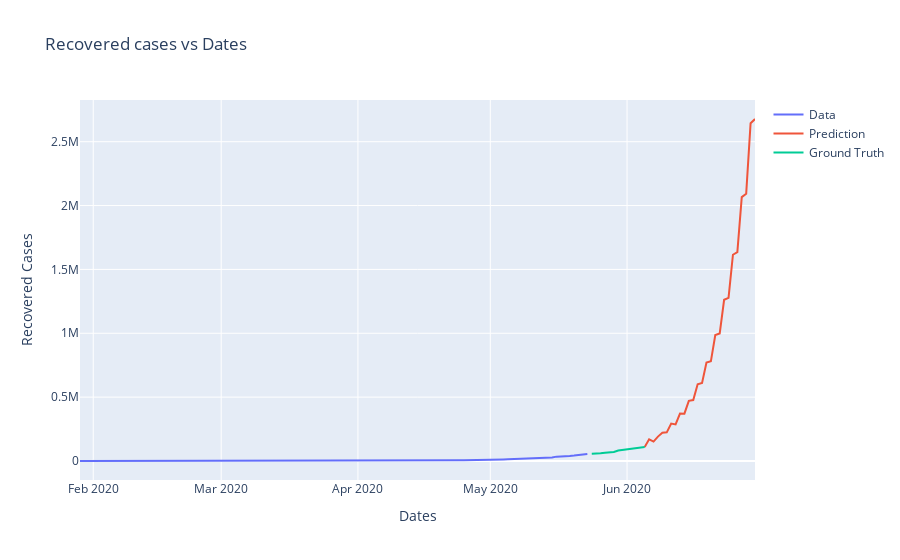

The code cell stored with this chart in its notebook:
### Code cell
close_train = close_train.reshape((-1))
close_test = close_test.reshape((-1))
forecast = forecast.reshape((-1))

trace1 = go.Scatter(
    x = date_train,
    y = close_train,
    mode = 'lines',
    name = 'Data'
)
trace2 = go.Scatter(
    x = forecast_dates,
    y = forecast,
    mode = 'lines',
    name = 'Prediction'
)
trace3 = go.Scatter(
    x = date_test,
    y = close_test,
    mode='lines',
    name = 'Ground Truth'
)
layout = go.Layout(
    title = "Recovered cases vs Dates",
    xaxis = {'title' : "Dates"},
    yaxis = {'title' : "Recovered Cases"}
)
fig = go.Figure(data=[trace1, trace2, trace3], layout=layout)
fig.show()
